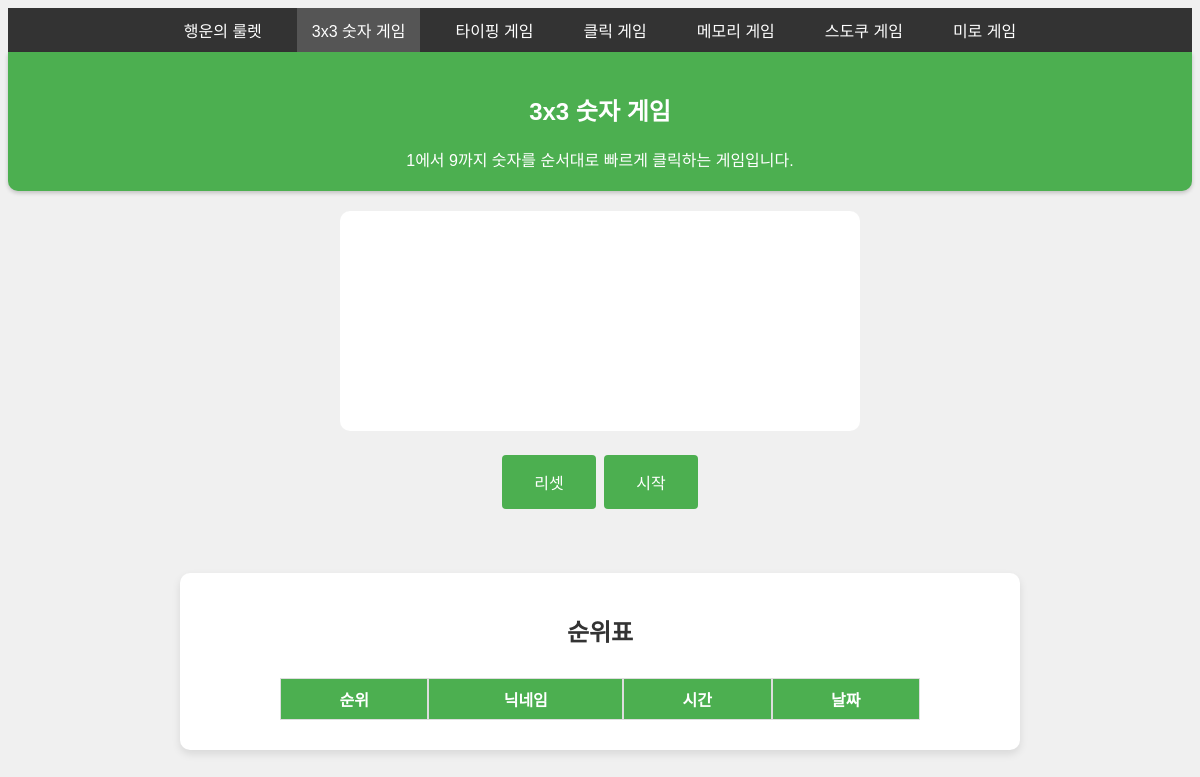
Before: /three with the older database file.
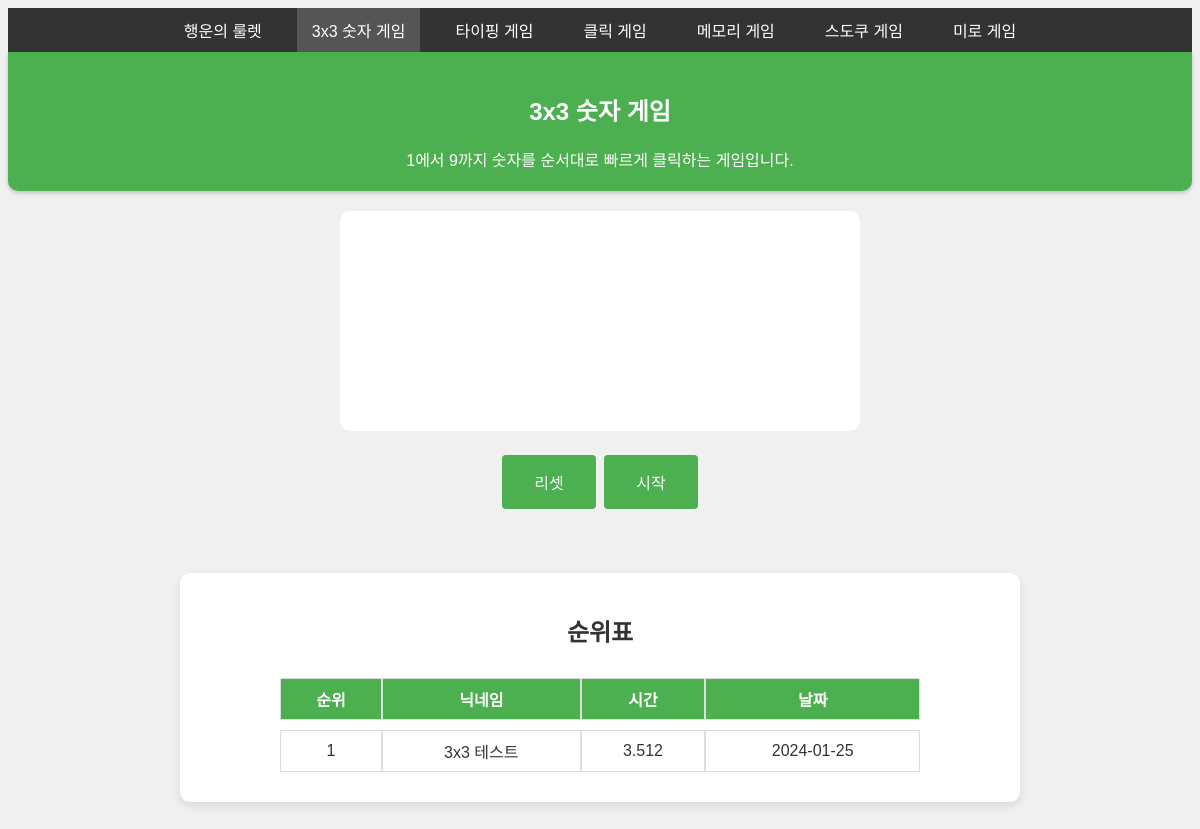
After: the same page with the newer database file.
### tables this page shows
CREATE TABLE game_info (
            id INTEGER PRIMARY KEY AUTOINCREMENT,
            name TEXT NOT NULL,
            url TEXT NOT NULL,
            description TEXT NOT NULL
        );

CREATE TABLE game_records (
            id INTEGER PRIMARY KEY AUTOINCREMENT,
            ip TEXT NOT NULL,
            gametype TEXT NOT NULL,
            nickname TEXT NOT NULL,
            time REAL NOT NULL,
            date TEXT NOT NULL
        );

### app.py (the view)
@app.route('/')
@app.route('/three')
def three():
    db = get_db()
    cur = db.cursor()
    cur.execute("SELECT id, name, description FROM game_info WHERE id = 2")
    game_info = cur.fetchone()
    cur.execute("SELECT nickname, time, date FROM game_records WHERE gametype = 2 ORDER BY time ASC")
    records = cur.fetchall()
    ranked_records = [(index + 1, record['nickname'], record['time'], record['date']) for index, record in enumerate(records)]
    return render_template('three.html', records=ranked_records, game_id=game_info['id'], game_name=game_info['name'], game_description=game_info['description'])

### app.py (called while the page is built)
def get_db():
    if 'db' not in g:
        g.db = sqlite3.connect(DATABASE_FILE)
        g.db.row_factory = sqlite3.Row
    return g.db

@app.context_processor
def inject_games():
    db = get_db()
    games = db.execute('SELECT id, name, url FROM game_info ORDER BY id ASC').fetchall()
    return {'games': games}

### templates/three.html (shortened to what this page needs)
{% extends 'base.html' %}
{% block content %}
    <link rel="stylesheet" type="text/css" href="{{ url_for('static', filename='css/three.css') }}">
    <div id="game-board" class="game-board"></div>
    <button id="reset-button">리셋</button>
    <button id="start-button">시작</button>
{% endblock %}

### templates/base.html (shortened to what this page needs)
<!DOCTYPE html>
<html>
<head>
    <link rel="stylesheet" type="text/css" href="{{ url_for('static', filename='css/base.css') }}">
</head>
<body>
    <nav>
        <ul id="menu" class="hidden">
            {% for game in games %}
            <li class="{% if request.path.endswith(game.url) %}active{% endif %}">
                <a href="{{ url_for(game.url) }}">{{ game.name }}</a>
            </li>
            {% endfor %}
        </ul>
    </nav>
    <div id="header">
        <h2>{{ game_name }}</h2>
        <span>{{ game_description }}</span>
    </div>
    {% block content %}{% endblock %}
    {% if not request.path.endswith('/roulette') %}
    <div class="rank">
        <h2>순위표</h2>
        <table>
            <tr>
                <th>순위</th>
                <th>닉네임</th>
                <th>시간</th>
                <th>날짜</th>
            </tr>
            {% for record in records %}
            <tr>
                <td>{{ record[0] }}</td>
                <td>{{ record[1] }}</td>
                <td>{{ record[2] }}</td>
                <td>{{ record[3] }}</td>
            </tr>
            {% endfor %}
        </table>
    </div>
    {% endif %}
</body>
</html>

### static/css/base.css (style rules this page uses)
body { font-family: 'Noto Sans KR', sans-serif; background-color: #f0f0f0; color: #333; text-align: center; }
#header { color: white; padding: 20px; box-shadow: 0 2px 4px rgba(0,0,0,0.2); border-bottom-left-radius: 10px; border-bottom-right-radius: 10px; }
button { border: none; color: white; padding: 15px 32px; text-align: center; text-decoration: none; display: inline-block; font-size: 16px; margin: 4px 2px; cursor: pointer; border-radius: 4px; transition: background-color 0.3s; }
nav ul { list-style-type: none; padding: 0; margin: 0; display: flex; background-color: #333; justify-content: center; }
nav ul li { margin: 0 10px; }
nav ul li a { color: white; text-decoration: none; padding: 10px 15px; display: block; }
nav ul li.active { background-color: #555; }
.rank { background-color: #fff; border-radius: 10px; box-shadow: 0 4px 8px rgba(0,0,0,0.1); padding: 20px; margin-top: 20px; max-width: 800px; margin: 40px auto; }
table { width: 80%; margin: auto; border-collapse: separate; border-spacing: 0 10px; }
th { color: white; }
th, td { border: 1px solid #ddd; padding: 8px; text-align: center; }

### static/css/three.css (style rules this page uses)
#header, th, button { background-color: #4CAF50; }
.game-board { display: flex; justify-content: center; align-items: center; height: 200px; padding: 10px; margin: auto; margin-top: 20px; margin-bottom: 20px; background-color: #fff; border-radius: 10px; max-width: 500px; }

Changed rows visible on the page:
added game_records: record "1", nickname "3x3 테스트", time "3.512", date "2024-01-25"
